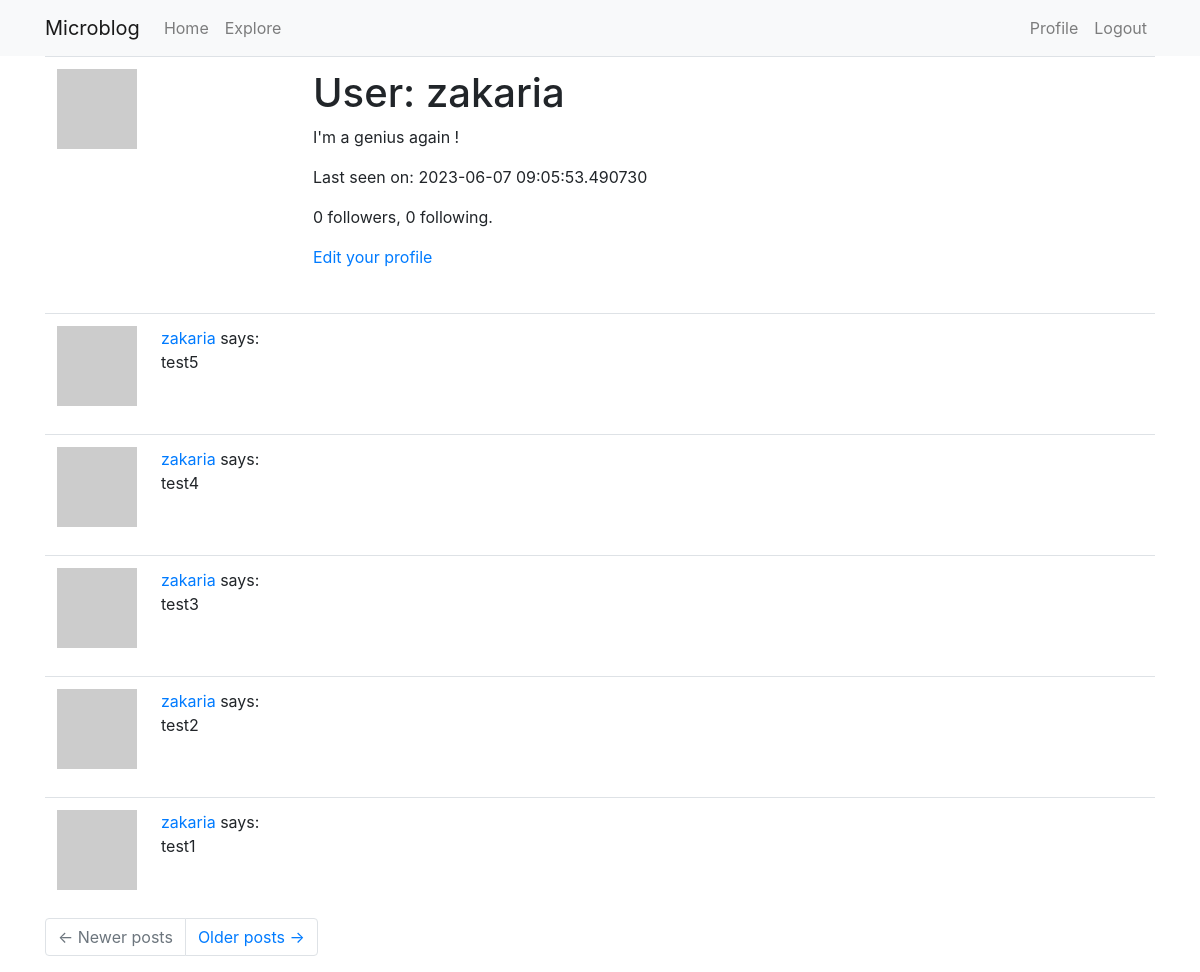
The page /user/zakaria (signed in) on the database its author committed.
### app/models.py (models this page shows, shortened)
class User(UserMixin, db.Model):
    id = db.Column(db.Integer, primary_key=True)
    username = db.Column(db.String(64), index=True, unique=True)
    email = db.Column(db.String(120), index=True, unique=True)
    password_hash = db.Column(db.String(128))
    posts = db.relationship('Post', backref='author', lazy='dynamic')
    about_me = db.Column(db.String(140))
    last_seen = db.Column(db.DateTime, default=datetime.utcnow)
    followed = db.relationship(
        'User', secondary=followers,
        primaryjoin=(followers.c.follower_id == id),
        secondaryjoin=(followers.c.followed_id == id),
        backref=db.backref('followers', lazy='dynamic'), lazy='dynamic')
    def avatar(self, size):
        digest = md5(self.email.lower().encode('utf-8')).hexdigest()
        return 'https://www.gravatar.com/avatar/{}?d=identicon&s={}'.format(
            digest, size)

class Post(db.Model):
    id = db.Column(db.Integer, primary_key=True)
    body = db.Column(db.String(140))
    timestamp = db.Column(db.DateTime, index=True, default=datetime.utcnow)
    user_id = db.Column(db.Integer, db.ForeignKey('user.id'))

### app/routes.py (the view)
@app.route('/user/<username>')
@login_required
def user(username):
    user = User.query.filter_by(username=username).first_or_404()
    page = request.args.get('page', 1, type=int)
    posts = user.posts.order_by(Post.timestamp.desc()).paginate(
        page=page, per_page=app.config['POSTS_PER_PAGE'], error_out=False)
    next_url = url_for('user', username=user.username, page=posts.next_num) \
        if posts.has_next else None
    prev_url = url_for('user', username=user.username, page=posts.prev_num) \
        if posts.has_prev else None
    form = EmptyForm()
    return render_template('user.html', user=user, posts=posts.items,
                           next_url=next_url, prev_url=prev_url, form=form)

### app/models.py (called while the page is built)
@login.user_loader
def load_user(id):
    return User.query.get(int(id))

### app/routes.py (called while the page is built)
@app.before_request
def before_request():
    if current_user.is_authenticated:
        current_user.last_seen = datetime.utcnow()
        db.session.commit()

### app/templates/user.html (shortened to what this page needs)
{% extends "base.html" %}
{% block app_content %}
    <table class="table table-hover">
        <tr>
            <td width="256px"><img src="{{ user.avatar(256) }}"></td>
            <td>
                <h1>User: {{ user.username }}</h1>
                {% if user.about_me %}<p>{{ user.about_me }}</p>{% endif %}
                {% if user.last_seen %}<p>Last seen on: {{ user.last_seen }}</p>{% endif %}
                <p>{{ user.followers.count() }} followers, {{ user.followed.count() }} following.</p>
                {% if user == current_user %}
                <p><a href="{{ url_for('edit_profile') }}">Edit your profile</a></p>
                {% endif %}
            </td>
        </tr>
    </table>
    {% for post in posts %}
        {% include '_post.html' %}
    {% endfor %}
    <nav aria-label="...">
        <ul class="pagination">
            <li class="page-item{% if not prev_url %} disabled{% endif %}">
                <a class="page-link" href="{{ prev_url or '#' }}" aria-label="Previous">
                    <span aria-hidden="true">&larr;</span> Newer posts
                </a>
            </li>
            <li class="page-item{% if not next_url %} disabled{% endif %}">
                <a class="page-link" href="{{ next_url or '#' }}" aria-label="Next">
                    Older posts <span aria-hidden="true">&rarr;</span>
                </a>
            </li>
        </ul>
    </nav>
{% endblock %}

### app/templates/base.html (shortened to what this page needs)
{% from 'bootstrap5/nav.html' import render_nav_item %}
{% from 'bootstrap5/utils.html' import render_messages %}
<!DOCTYPE html>
<html lang="en">
<head>
    {{ bootstrap.load_css() }}
</head>
<body>
    <nav class="navbar navbar-expand-lg navbar-light bg-light">
        <div class="container">
            <a class="navbar-brand" href="{{ url_for('index') }}">Microblog</a>
            <div class="collapse navbar-collapse" id="navbarNav">
                <ul class="navbar-nav">
                    <li class="nav-item"><a class="nav-link" href="{{ url_for('index') }}">Home</a></li>
                    <li class="nav-item"><a class="nav-link" href="{{ url_for('explore') }}">Explore</a></li>
                </ul>
                <div class="collapse navbar-collapse justify-content-end" id="navbarNav">
                    <ul class="navbar-nav">
                        {% if current_user.is_anonymous %}
                        <li class="nav-item"><a class="nav-link" href="{{ url_for('login') }}">Login</a></li>
                        {% else %}
                        <li class="nav-item"><a class="nav-link"
                                href="{{ url_for('user', username=current_user.username) }}">Profile</a></li>
                        <li class="nav-item"><a class="nav-link" href="{{ url_for('logout') }}">Logout</a></li>
                        {% endif %}
                    </ul>
                </div>
            </div>
        </div>
    </nav>
    <div class="container">
        {% block app_content %}{% endblock %}
    </div>
</body>
</html>

### app/templates/_post.html
<table class="table table-hover">
    <tr>
        <td width="70px">
            <a href="{{ url_for('user', username=post.author.username) }}">
                <img src="{{ post.author.avatar(70) }}" />
            </a>
        </td>
        <td>
            <a href="{{ url_for('user', username=post.author.username) }}">
                {{ post.author.username }}
            </a>
            says:
            <br>
            {{ post.body }}
        </td>
    </tr>
</table>

### rows shown on the page
User: username "zakaria", about_me "I'm a genius again !", last_seen "2023-06-07 09:05:53.490730"
Post: author.username "zakaria", body "test5"
Post: author.username "zakaria", body "test4"
Post: author.username "zakaria", body "test3"
Post: author.username "zakaria", body "test2"
Post: author.username "zakaria", body "test1"

### other values the page prints
{{ user.followers.count() }} "0"
{{ user.followed.count() }} "0"
